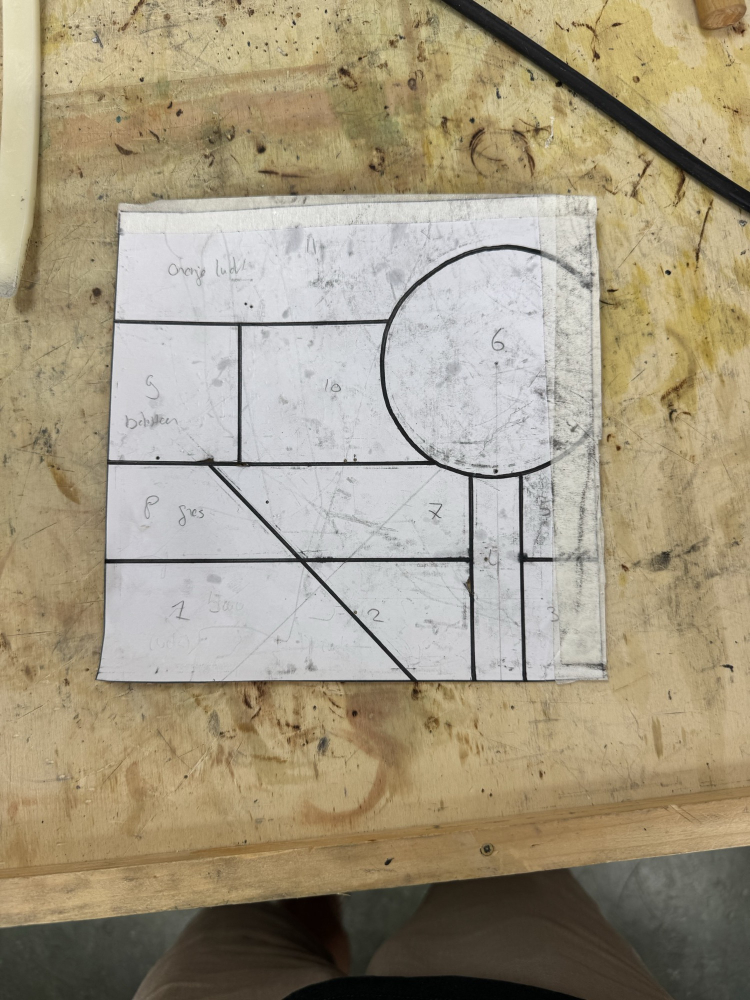
#> input picture packages/core/src/trace/fixtures/cartoon-photo-workbench.jpg, 1500 x 2000 px (shown at 1/2 size)
$ python rectify.py
#> lines starting #> are read from the running program, lines starting #| are printed output that depends on the picture
#!/usr/bin/env python3
"""Derive `cartoon-rectified.png` from `cartoon-photo-workbench.jpg` (F-059).

The autotrace pipeline takes an already-rectified raster, because F-051 owns the
four-corner perspective correction (see this directory's README). This script performs
that one correction on the committed photo so the derived fixture is reproducible rather
than a mystery blob: run it and it rewrites `cartoon-rectified.png` byte-for-byte.

    python3 rectify.py            # needs numpy + pillow, dev-only

It is deliberately *not* part of the build or the test run: the output is committed, and
`@vitrum/core` has no image decoder (and must not grow one — it is a pure domain package).
"""

from pathlib import Path

import numpy as np
from PIL import Image

HERE = Path(__file__).parent
SRC = HERE / "cartoon-photo-workbench.jpg"
OUT = HERE / "cartoon-rectified.png"

# The sheet's four corners in the photo (TL, TR, BR, BL), found with a bright/low-saturation
# paper mask and checked by eye. Pushed 6 px *outward* so the sheet's own cut edge — a dark
# line the camera sees, and a line the trace legitimately picks up — stays inside the crop.
CORNERS = [(204, 398), (1189, 392), (1214, 1359), (194, 1358)]
OUTSET = 6

# 980 px square. The sheet's edges measure 968–1029 px in the photo, so this is the paper's
# own resolution: rectification resamples without throwing linework away, and the marker
# stroke lands at ~6 px wide — which is what FR-1 (centreline, not outline) is about.
SIZE = 980


def outset(quad, d):
    """Push each corner `d` px away from the quad's centre."""
    cx = sum(p[0] for p in quad) / 4
    cy = sum(p[1] for p in quad) / 4
    out = []
    for x, y in quad:
        vx, vy = x - cx, y - cy
        n = (vx * vx + vy * vy) ** 0.5
        out.append((x + vx / n * d, y + vy / n * d))
    return out


def homography(src, dst):
    """Solve the 3x3 H mapping dst -> src, for inverse (destination-driven) sampling."""
    a, b = [], []
    for (dx, dy), (sx, sy) in zip(dst, src):
        a.append([dx, dy, 1, 0, 0, 0, -dx * sx, -dy * sx])
        b.append(sx)
        a.append([0, 0, 0, dx, dy, 1, -dx * sy, -dy * sy])
        b.append(sy)
    h = np.linalg.solve(np.array(a, dtype=np.float64), np.array(b, dtype=np.float64))
    return np.append(h, 1.0).reshape(3, 3)


def main():
    grey = np.asarray(Image.open(SRC).convert("L")).astype(np.float32)
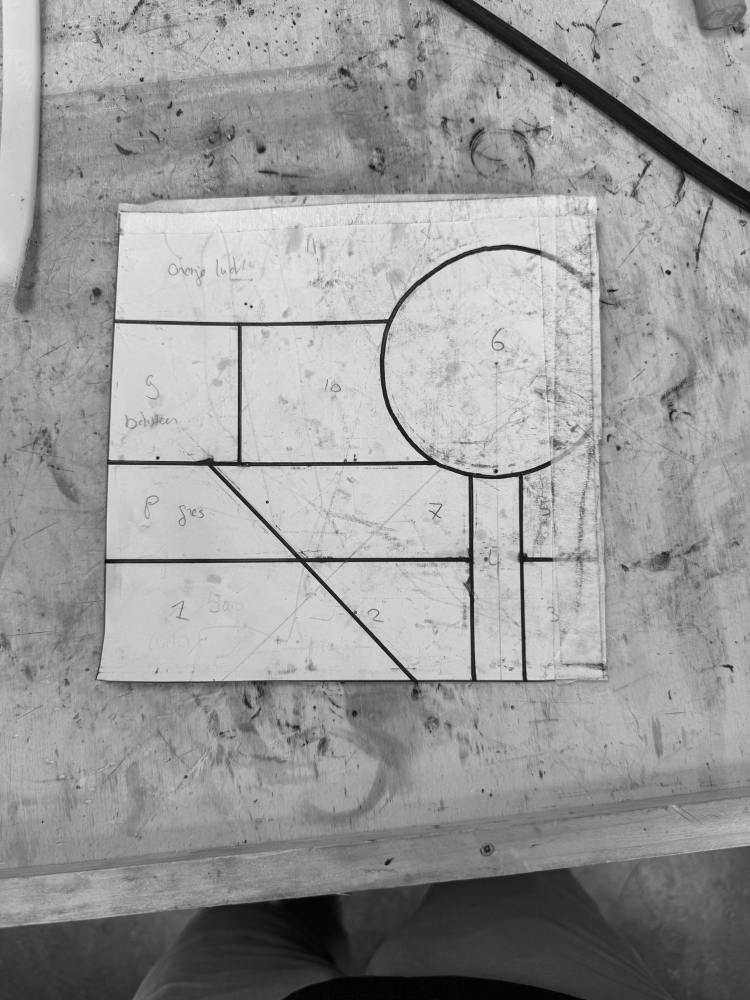
#> grey: shape (2000, 1500) float32 (shown at 1/2 size); min 0, max 255, mean 153.5
    sh, sw = grey.shape
#> sh = 2000; sw = 1500

    mat = homography(outset(CORNERS, OUTSET), [(0, 0), (SIZE, 0), (SIZE, SIZE), (0, SIZE)])
    yy, xx = np.mgrid[0:SIZE, 0:SIZE]
    px, py = xx + 0.5, yy + 0.5  # pixel centres, as `sampleGrid` does
    den = mat[2, 0] * px + mat[2, 1] * py + mat[2, 2]
    sx = (mat[0, 0] * px + mat[0, 1] * py + mat[0, 2]) / den
    sy = (mat[1, 0] * px + mat[1, 1] * py + mat[1, 2]) / den

    # Bilinear, matching `sampleGrid`'s reconstruction.
    x0 = np.clip(np.floor(sx).astype(int), 0, sw - 2)
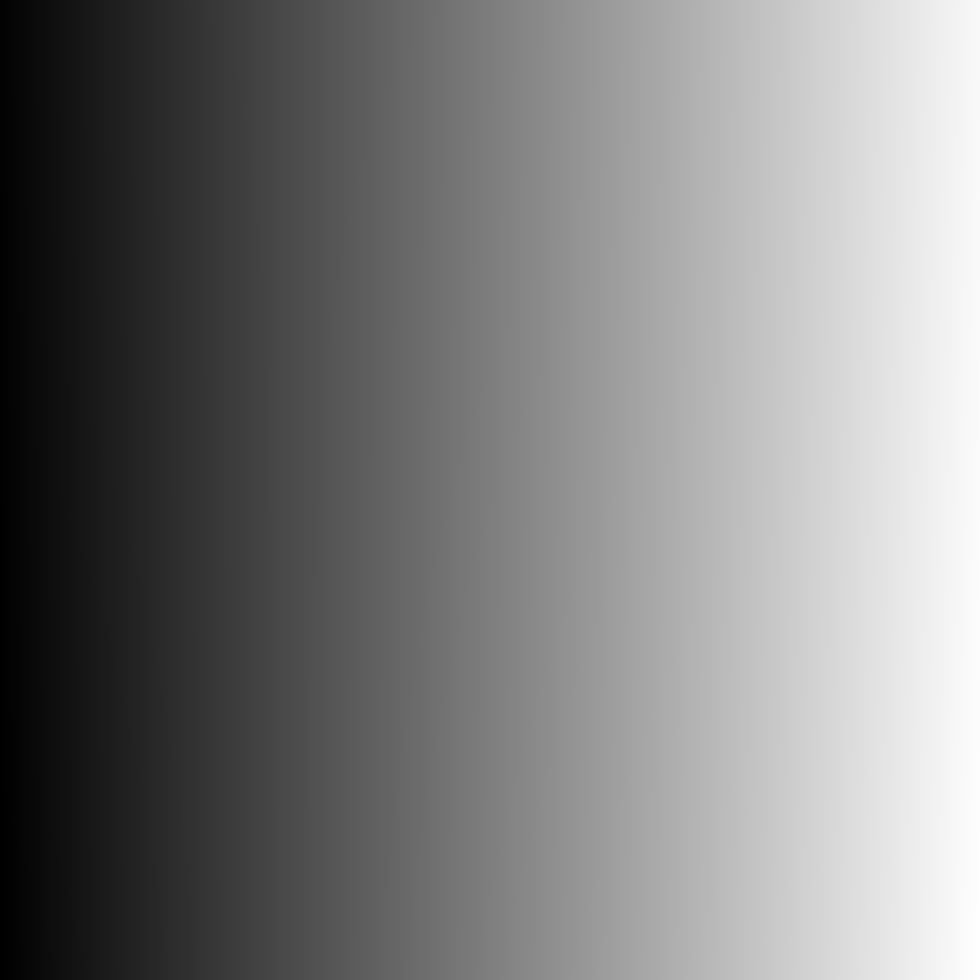
#> sx: shape (980, 980) float64; min 190.2, max 1217.8, mean 699; drawn with min black and max white
    y0 = np.clip(np.floor(sy).astype(int), 0, sh - 2)
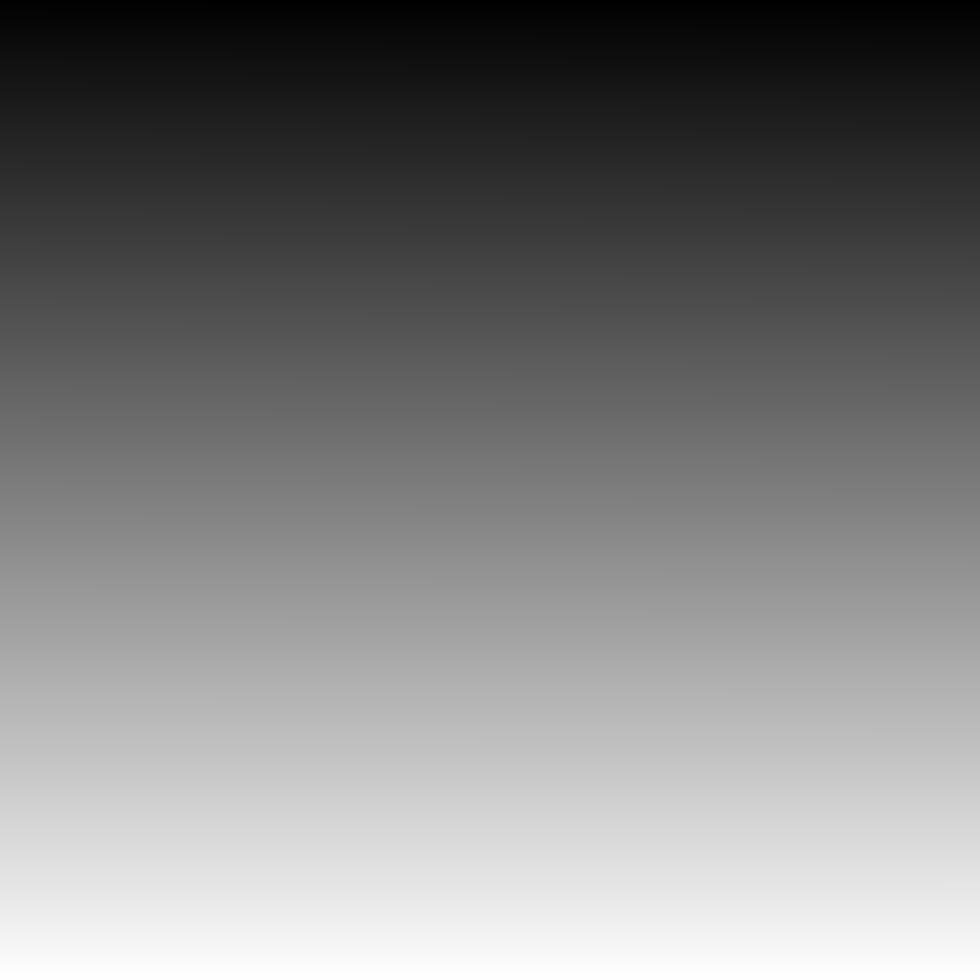
#> sy: shape (980, 980) float64; min 388.3, max 1362.6, mean 871.1; drawn with min black and max white
    fx, fy = sx - x0, sy - y0
    out = (
        grey[y0, x0] * (1 - fx) * (1 - fy)
        + grey[y0, x0 + 1] * fx * (1 - fy)
        + grey[y0 + 1, x0] * (1 - fx) * fy
        + grey[y0 + 1, x0 + 1] * fx * fy
    )
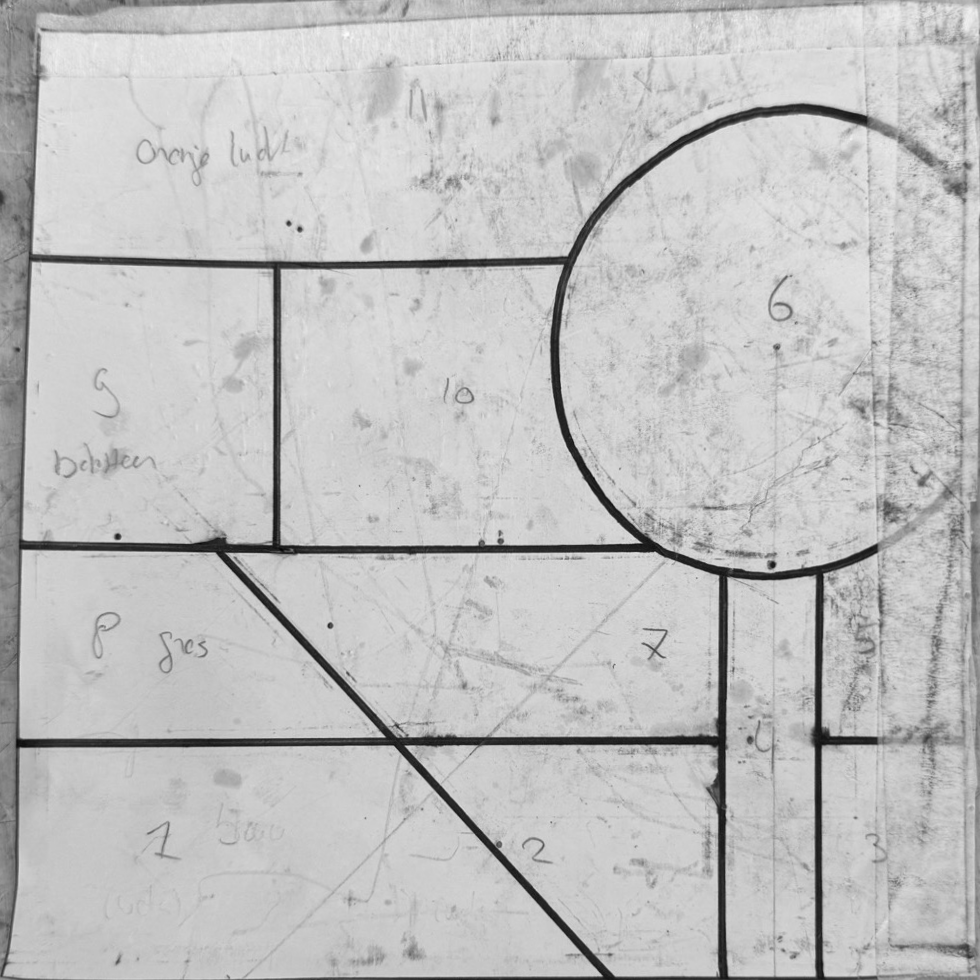
#> out: shape (980, 980) float64; min 5.61, max 252.9, mean 193.4
    # 8-bit greyscale, non-interlaced — the one shape `fixtures/png.ts` decodes.
    Image.fromarray(np.clip(out, 0, 255).astype(np.uint8), mode="L").save(OUT, optimize=True)
    print(f"wrote {OUT.name} at {SIZE}x{SIZE}")


if __name__ == "__main__":
    main()
